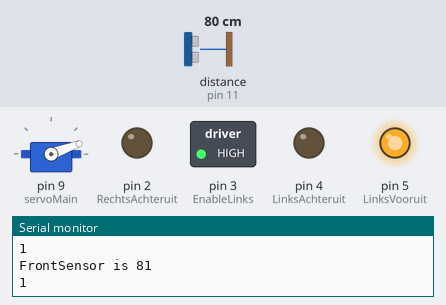
Recording of a sketch running on a simulated Arduino Uno, built with avr-gcc and run on an emulated ATmega328P. Parts: servo, switched loads named in the sketch (green lamp = pin HIGH), output pins drawn as LEDs (lit = HIGH), the last lines printed to the serial monitor. The inputs (shaded band) are chosen by the test bench; at power-on: distance to the obstacle (sensor on pin 11) 80 cm. The echo pulse lasts 58.3 µs per cm; pins used as bus, display or sensor lines are not drawn.

Above: at 1.2 s.
1.3 s: distance to the obstacle (sensor on pin 11) set to 17 cm
2.8 s: distance to the obstacle (sensor on pin 11) set to 14 cm
At 3.2 s:
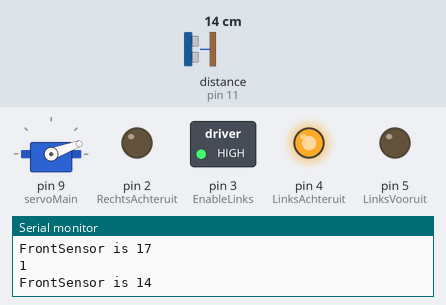
5.8 s: distance to the obstacle (sensor on pin 11) set to 18 cm
At 8.7 s:
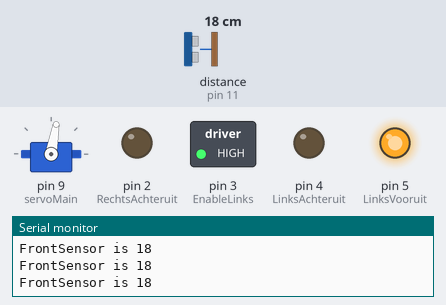
8.8 s: distance to the obstacle (sensor on pin 11) set to 2 cm
At 10.6 s:
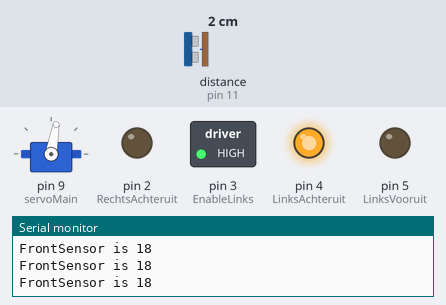
11.8 s: distance to the obstacle (sensor on pin 11) set to 35 cm
At 13.6 s:
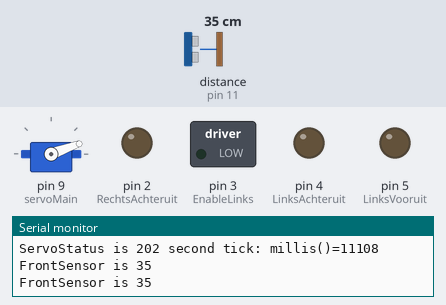
Timing chart, 0 to 15.3 s (numbered marks = the images above; inputs shaded):
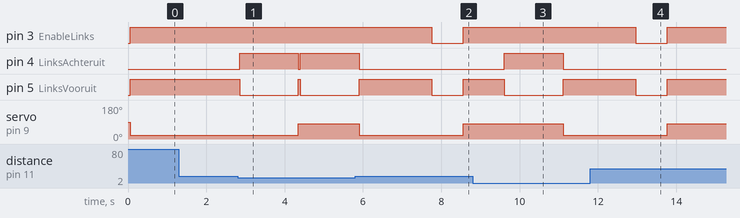

Measured:
- the behaviour switches between 16 and 15 cm on distance to the obstacle (sensor on pin 11) (found by bisection; images 0 and 1)
- after the input at 2.8 s, pin 4 (LinksAchteruit): LOW → HIGH after 0.05 s, → LOW 1.5 s later, → HIGH 0.05 s later; pin 5 (LinksVooruit): HIGH → LOW after 0.05 s, → HIGH 1.5 s later, → LOW 0.05 s later; servo on pin 9 (servoMain): 20° → 80° after 1.5 s
- after the input at 5.8 s, pin 3 (EnableLinks): HIGH → LOW after 2.0 s, → HIGH 0.80 s later; pin 4 (LinksAchteruit): goes on until 5.9 s, then stays LOW
- after the input at 8.8 s, pin 3 (EnableLinks): stays HIGH (without the input it goes to LOW after 2.7 s); pin 4 (LinksAchteruit): LOW → HIGH after 0.81 s, → LOW 1.5 s later; pin 5 (LinksVooruit): HIGH → LOW after 0.81 s instead of 2.7 s; servo on pin 9 (servoMain): 80° → 20° after 2.3 s
- after the input at 11.8 s, pin 3 (EnableLinks): HIGH → LOW after 1.2 s, → HIGH 0.80 s later; pin 4 (LinksAchteruit): stays LOW (without the input it goes to HIGH after 0.11 s); servo on pin 9 (servoMain): 20° → 80° after 2.0 s

The sketch:

WorkingCode.ino
```cpp
//Libraries Aanspreken
#include <NewPing.h>
#include <Servo.h>
#include "Timer.h"

Servo servoMain;

int ProgramCount = 1;

int DriveCount = 1;
long FrontSensor;
long duration;
long Distance;
int ServoStatus = 20;

Timer t;

//RijINTs aanmaken
int LinksVooruit = 5;
int LinksAchteruit = 4;
int RechtsVooruit = 1;
int RechtsAchteruit = 2;
int EnableRechts = 0;
int EnableLinks = 3;

#include <NewPing.h>

#define TRIGGER_PIN  12
#define ECHO_PIN     11
#define MAX_DISTANCE 200

NewPing sonar(TRIGGER_PIN, ECHO_PIN, MAX_DISTANCE);


void setup() {
  // put your setup code here, to run once:

  pinMode(LinksVooruit, OUTPUT);
  pinMode(LinksAchteruit, OUTPUT);
  pinMode(RechtsVooruit, OUTPUT);
  pinMode(RechtsAchteruit, OUTPUT);
  pinMode(EnableLinks, OUTPUT);
  pinMode(EnableRechts, OUTPUT);
  //zorg ervoor dat seriële communicatie enabled is voor de input.
  Serial.begin(115200);

  servoMain.attach(9);

  int tickEvent = t.every(2000,ChangeServo);
}

void loop() {
  // put your main code here, to run repeatedly:
  MeasureDistance(1);
  Serial.print("FrontSensor is ");
  Serial.println(FrontSensor);
  DistanceCheck(1);
  Execute();
}

void ChangeServo()
{
    if(ServoStatus == 20){
    servoMain.write(80);
    ServoStatus = 80;
    Serial.print("ServoStatus is ");
    Serial.print(ServoStatus);
  }
  else if(ServoStatus == 80){
    servoMain.write(20);
    ServoStatus = 20;
    Serial.print("ServoStatus is ");
    Serial.print(ServoStatus);
  }
  Serial.print("2 second tick: millis()=");
  Serial.println(millis());
}

void Execute(){
 switch(ProgramCount){
  case 1:
    servoMain.write(20);
    Serial.println(ProgramCount);
    Vooruit();
    break;
  case 2:
  Serial.println(ProgramCount);
    Vooruit();
    t.update();
    Serial.println("Updated Timer");
    Serial.print("millis()");
    Serial.println(millis());
    break;
  case 3:
    servoMain.write(20);
    Serial.println(ProgramCount);
    Serial.println("Zigzaglijn");
    DriveZigzag();
    break;
  case 4:
    Serial.println("Gestipte ZigZagLijn");
    DriveCount = 0;
    DriveZigzag();
    Serial.println(ProgramCount);
    Serial.println("Updated Timer");
    Serial.print("millis()");
    Serial.println(millis());
    break;
 }
}

void DriveZigzag(){
    if (DriveCount < 1){
  do {
  Drive (1,0);
  delay(250);
  MeasureDistance(1);
  DistanceCheck(1);
  Serial.print("FrontSensor is ");
  Serial.println(FrontSensor);
  Vooruit();
  if(ProgramCount == 4){
      t.update();
  }
  delay(1000);
  MeasureDistance(1);
  DistanceCheck(1);
  Serial.print("FrontSensor is ");
  Serial.println(FrontSensor);
  Drive (0,1);
  if(ProgramCount == 4){
      t.update();
  }
  delay(750);
  Vooruit();
  if(ProgramCount == 4){
      t.update();
  }
  MeasureDistance(1);
  DistanceCheck(1);
  Serial.print("FrontSensor is ");
  Serial.println(FrontSensor);
  delay(1000);
  DriveCount++;
  MeasureDistance(1);
  DistanceCheck(1);
  Serial.print("FrontSensor is ");
  Serial.println(FrontSensor);
  } while(ProgramCount == 3 || ProgramCount == 4);
  }
  else {
    do{
    Drive (1,0);
    delay(750);
   MeasureDistance(1);
   DistanceCheck(1);
   Serial.print("FrontSensor is ");
   Serial.println(FrontSensor);
    Vooruit();
    if(ProgramCount == 4){
      t.update();
    }
    delay(1000);
    MeasureDistance(1);
    DistanceCheck(1);
    Serial.print("FrontSensor is ");
    Serial.println(FrontSensor);
    Drive (0,1);
    if(ProgramCount == 4){
      t.update();
    }
    delay(750);
      MeasureDistance(1);
    DistanceCheck(1);
    Serial.print("FrontSensor is ");
    Serial.println(FrontSensor);
    Vooruit();
    servoMain.write(80);
    if(ProgramCount == 4){
      t.update();
    }
    delay(1000);
    DriveCount++;
    MeasureDistance(1);
    DistanceCheck(1);
    if(ProgramCount == 4){
      t.update();
    }
    } while(ProgramCount == 3 ||ProgramCount == 4);
  }

}

void MeasureDistance(int DelayVal){
  delay(50);
  int uS = sonar.ping();
  FrontSensor = uS / US_ROUNDTRIP_CM;
}

void DistanceCheck(int DelayVal){
  if(FrontSensor <= 15 && FrontSensor != 0){
    DraaiRechts(1500);
    Serial.println("Turn!");
    if (ProgramCount < 4){
      ProgramCount++;
    }
    else
    ProgramCount = 1;
  }
  else
  Vooruit();
}

void Drive(int LeftWheel, int RightWheel)
{
 switch(LeftWheel)
 {
  //links wiel vooruit
  case 1:
    digitalWrite(EnableLinks, HIGH);
    digitalWrite(LinksVooruit, HIGH);
    digitalWrite(LinksAchteruit, LOW);
    break;
    //links wiel remt
  case 0:
    digitalWrite(EnableLinks, LOW);
    digitalWrite(LinksVooruit, LOW);
    digitalWrite(LinksAchteruit, LOW);
   break;
   //links wiel achteruit
   case -1:
    digitalWrite(EnableLinks, HIGH);
    digitalWrite(LinksVooruit, LOW);
    digitalWrite(LinksAchteruit, HIGH);
    break;
 }
 switch(RightWheel)
 {
    //Rechts wiel vooruit
    case 1:
    digitalWrite(EnableRechts, HIGH);
    digitalWrite(RechtsVooruit, HIGH);
    digitalWrite(RechtsAchteruit, LOW);
    break;
    //Rechts wiel remt
  case 0:
    digitalWrite(EnableRechts, LOW);
    digitalWrite(RechtsVooruit, LOW);
    digitalWrite(RechtsAchteruit, LOW);
   break;
   //Rechts wiel gaat achteruit
   case -1:
    digitalWrite(EnableRechts, HIGH);
    digitalWrite(RechtsVooruit, LOW);
    digitalWrite(RechtsAchteruit, HIGH);
    break;
 }
}

void Vooruit()
{
  Drive(1,1);
}

void DraaiRechts(int delayVal)
{
  Drive(-1, 1);
  delay(delayVal);
}
```
